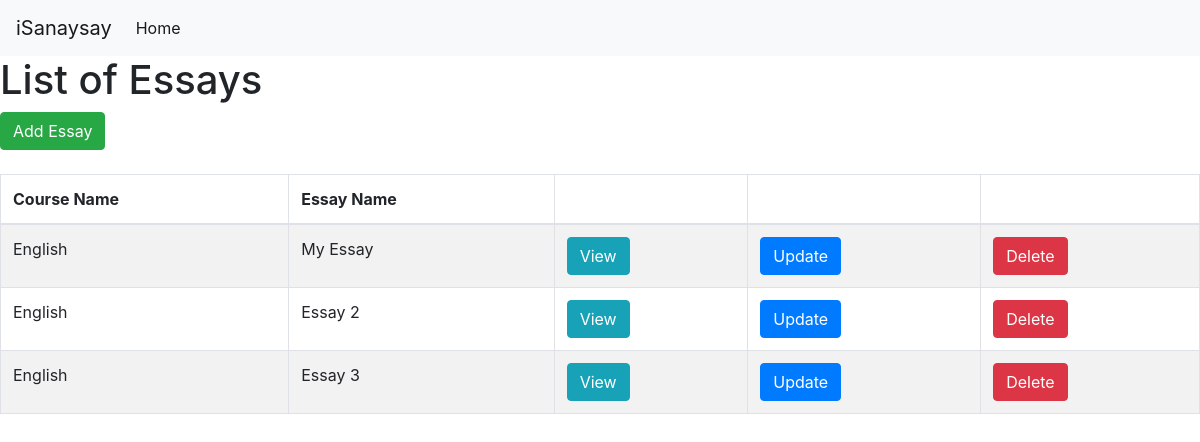
/isanaysay/view_essays, run on an earlier commit of the app's database.
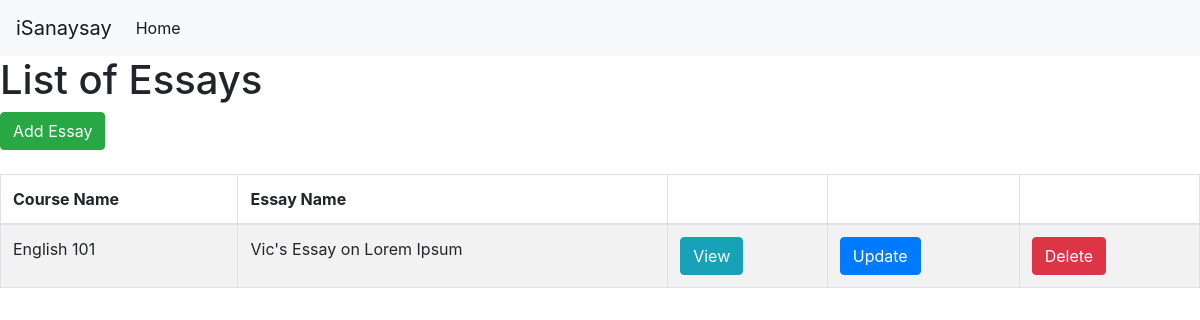
And on a later commit of the database.
### users/models.py (models this page shows, shortened)
class Essay(models.Model):
    course = models.ForeignKey(Course, verbose_name="Course", on_delete = models.CASCADE)
    name = models.CharField(verbose_name="Essay Name", max_length=300)
    essay_code = models.CharField(verbose_name="Essay Code", max_length=100)
    content = models.CharField(verbose_name="Essay Content", max_length=3000)
    start_date_time = models.DateTimeField(auto_now_add=True)
    end_date_time = models.DateTimeField()

class Course(models.Model):
    name = models.CharField(verbose_name="Course Name", max_length=128)
    course_code = models.CharField(verbose_name="Course Code", max_length=128)
    course_description = models.CharField(verbose_name="Course Code", max_length=500)
    start_date = models.DateField(auto_now_add=True)
    end_date = models.DateField()

### users/views.py (the view)
def view_essays(request):
    template = "list_essay.html"
    essays = Essay.objects.all()
    context = {
        'essays': essays,
    }
    return render(request, template, context)

### templates/list_essay.html (shortened to what this page needs)
{% extends 'base.html' %}
{% block content %}
	<body>
		<h1>List of Essays</h1>
		<a href="{% url 'add-essay' %}" class="btn btn-success">Add Essay</a> <br /><br />
		<table class="table table-striped table-bordered">
			<thead>
				<tr>
					<th>Course Name</th>
					<th>Essay Name</th>
					<th></th>
					<th></th>
					<th></th>
				</tr>
			</thead>
			<tbody>
				{% for essay in essays %}
				<tr>
					<td>{{ essay.course.name }}</td>
					<td>{{ essay.name }}</td>
					<td>
						<a href="{% url 'view-essay' essay.id %}" class="btn btn-info">View</a>
					</td>
					<td>
						<a href="{% url 'update-essay' essay.id %}" class="btn btn-primary">Update</a>
					</td>
					<td>
						<a href="{% url 'delete-essay' essay.id %}" class="btn btn-danger">Delete</a>
					</td>
				</tr>
				{% empty %}
				<tr>
					<td colspan=6>No Courses yet</td>
				</tr>
				{% endfor %}
			</tbody>
		</table>
{% endblock %}

### templates/base.html (shortened to what this page needs)
{% load static %}
<!DOCTYPE html>
<html>
<head>
    <link rel="stylesheet" href="https://stackpath.bootstrapcdn.com/bootstrap/4.3.1/css/bootstrap.min.css">
  <nav class="navbar navbar-expand-lg navbar-light bg-light">
  <a class="navbar-brand" href="#">iSanaysay</a>
  <div class="collapse navbar-collapse" id="navbarNavDropdown">
    <ul class="navbar-nav">
      <li class="nav-item active">
        <a class="nav-link" href="#">Home </a>
      </li>
    </ul>
  </div>
</nav>
</head>
<body>
  <main>
    {% block content %}
    {% endblock %}
  </main>
</body>
</html>

What changed in the data, as far as the page shows it:
removed Essay: course.name "English", name "My Essay"
removed Essay: course.name "English", name "Essay 2"
removed Essay: course.name "English", name "Essay 3"
added Essay: course.name "English 101", name "Vic's Essay on Lorem Ipsum"
